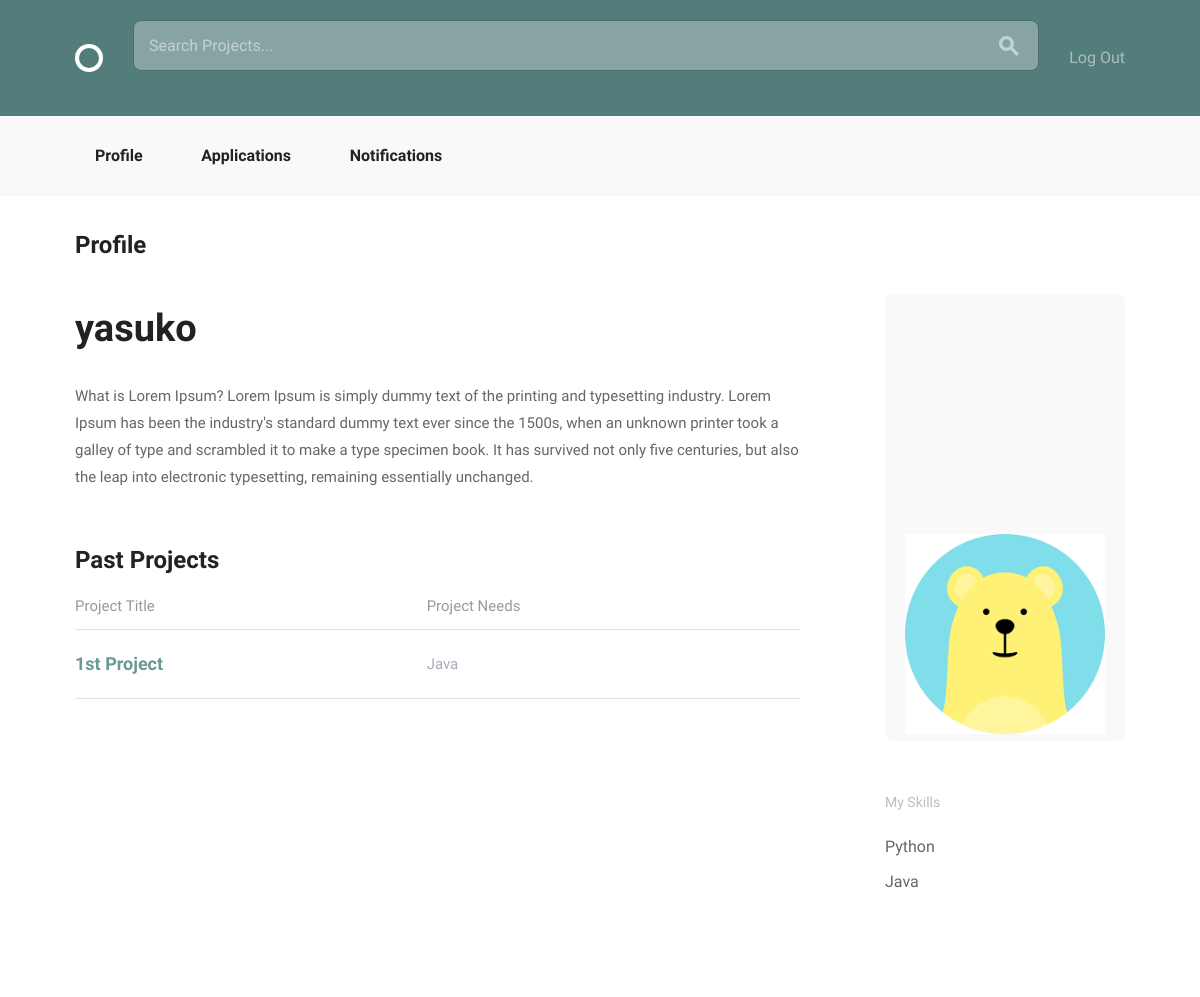
The app's page /accounts/profile/3/ (signed in) with its own data.
### accounts/models.py (models this page shows, shortened)
class User(AbstractBaseUser, PermissionsMixin):
    email = models.EmailField(unique=True)
    username = models.CharField(max_length=40, unique=True)
    bio = models.TextField(max_length=500, blank=True, default="")
    image = models.ImageField(upload_to="profile_image/", blank=True)
    date_joined = models.DateTimeField(default=timezone.now)
    is_active = models.BooleanField(default=True)
    is_staff = models.BooleanField(default=False)
    objects = UserManager()
    USERNAME_FIELD = "email"
    REQUIRED_FIELDS = ["username"]

class Skill(models.Model):
    user = models.ForeignKey(settings.AUTH_USER_MODEL, null=True)
    name = models.CharField(max_length=20, choices=SKILLES_CHOICES)
    def __str__(self):
        return self.name

### projects/models.py (models this page shows, shortened)
class Position(models.Model):
    ANDROID = "Android"
    DESIGN = "Design"
    JAVA = "Java"
    PHP = "PHP"
    PYTHON = "Python"
    RAILS = "Rails"
    WORDPRESS = "Wordpress"
    iOS = "iOS"
    SKILLES_CHOICES = (
        (ANDROID, "Android Developer"),
        (DESIGN, "Designer"),
        (JAVA, "Java Developer"),
        (PHP, "PHP Developer"),
        (PYTHON, "Python Developer"),
        (RAILS, "Rails Developer"),
        (WORDPRESS, "Wordpress Developer"),
        (iOS, "iOS Developer")
    )
    project = models.ForeignKey(
        Project,
        null=True,
        related_name="positions",
        on_delete=models.CASCADE)
    title = models.CharField(max_length=100)
    description = models.CharField(max_length=500)
    skill = models.CharField(max_length=20, choices=SKILLES_CHOICES, default="")
    applicants = models.ManyToManyField(
        settings.AUTH_USER_MODEL,
        through="Application")
    position_filled = models.BooleanField(default=False)

class Project(models.Model):
    user = models.ForeignKey(settings.AUTH_USER_MODEL, null=True)
    title = models.CharField(max_length=100)
    description = models.TextField(max_length=500)
    estimated_time = models.IntegerField()
    requirements = models.CharField(max_length=100)

### accounts/views.py (the view)
@login_required
def profile_detail(request, pk):
    profile = get_object_or_404(models.User, pk=pk)
    skills = models.Skill.objects.filter(user_id=pk)
    positions = Position.objects.filter(project__user_id=pk)
    return render(request, 'accounts/profile_detail.html', {
            'profile': profile, 'skills': skills, 'positions': positions})

### accounts/templates/accounts/profile_detail.html (shortened to what this page needs)
{% extends "layout.html" %}
{% load static from staticfiles %}
{% block body_content %}
<div class="bounds circle--page">
    <div class="circle--page--header circle--fluid">
        <div class="circle--fluid--cell circle--fluid--primary">
            <h2>Profile</h2>
        </div>
    </div>
    <div class="grid-70">
        <div class="circle--article--body">
              <h1>{{ profile.username }}</h1>
              {{ profile.bio }}
        </div>
        <h2>Past Projects</h2>
        <table class="u-full-width circle--table">
            <thead>
                <tr>
                    <th>Project Title</th>
                    <th class="circle--cell--right">Project Needs</th>
                </tr>
            </thead>
            <tbody>
                {% for position in positions %}
                    <tr class="clickable-row" data-href="{% url 'projects:project_detail' pk=position.project.pk %}">
                        <td>
                            <h3>{{ position.project.title }}</h3>
                        </td>
                        <td class="circle--cell--right">
                            <span class="secondary-label">{{ position.skill }}</sapn>
                        </td>
                    </tr>
                {% endfor %}
            </tbody>
        </table>
    </div>
    <div class="grid-25 grid-push-5">
        <div class="circle--secondary--module">
            <div class="circle--primary--avatar">
                {% if profile.image %}
                    <img src="{{ profile.image.url }}" height=200 width=200 alt="profile image"/>
                {% endif %}
            </div>
        </div>
        <div class="circle--secondary--module">
            <h4>My Skills</h4>
            <ul class="unloaded">
                {% for skill in skills %}
                <li>{{ skill }}</li>
                {% endfor %}
            </ul>
        </div>
    </div>
</div>
{% endblock %}

### assets/css/global.css (style rules this page uses)
html { font-family: sans-serif; -ms-text-size-adjust: 100%; -webkit-text-size-adjust: 100%; }
body { margin: 0; }
h1 { font-size: 2em; margin: 0.67em 0; }
img { border: 0; }
table { border-collapse: collapse; border-spacing: 0; }
td, th { padding: 0; }
html { font-size: 62.5%; }
body { font-size: 1.5em; line-height: 1.6; font-weight: 400; font-family: "Cousine"; color: #666; }
.bounds { max-width: 1080px; margin: 0 auto; }
.grid, .grid-5, .grid-10, .grid-15, .grid-20, .grid-25, .grid-30, .grid-33, .grid-35, .grid-40, .grid-45, .grid-50, .grid-55, .grid-60, .grid-65, .grid-66, .grid-70, .grid-75, .grid-80, .grid-90, .grid-95, .grid-100 { float: left; box-sizing: border-box; position: relative; }
.grid-push-5 { left: 5%; }
.grid-25 { width: 25%; padding: 0 15px; }
.grid-70 { width: 70%; padding: 0 15px; }
h1, h2, h3, h4, h5, h6 { margin-top: 0; margin-bottom: 2rem; font-weight: bold; font-family: "Work Sans", sans-serif; color: #222; }
h1 { font-size: 3.8rem; }
h2 { font-size: 2.4rem; }
h3 { font-size: 1.8rem; }
h4 { font-size: 1.6rem; }
@media (min-width: 550px) { h1 { font-size: 3.8rem; } }
@media (min-width: 550px) { h2 { font-size: 2.4rem; } }
@media (min-width: 550px) { h3 { font-size: 1.8rem; } }
@media (min-width: 550px) { h4 { font-size: 1.6rem; } }
ul { list-style: circle inside; }
ul { padding-left: 0; margin-top: 0; }
li { margin-bottom: 1rem; font-size: 1.6rem; }
th, td { padding: 15px; text-align: left; border-bottom: 1px solid #e1e1e1; }
th:first-child, td:first-child { padding-left: 0; }
th:last-child, td:last-child { padding-right: 0; }
th { color: #999; font-weight: normal; }
pre, blockquote, dl, figure, table, p, ul, ol, form { margin-bottom: 2.5rem; }
.unloaded { list-style: none; }
.secondary-label { color: #b1a5c4; }
.circle--page--header { margin-bottom: 30px; }
.circle--page--header h1, .circle--page--header h2, .circle--page--header h3, .circle--page--header h4, .circle--page--header h5, .circle--page--header h6 { margin: 0; }
.circle--table { width: 100%; }
.circle--table h1, .circle--table h2, .circle--table h3, .circle--table h4, .circle--table h5, .circle--table h6 { margin: 0; }
.circle--table th, .circle--table td { line-height: 1; }
.circle--table th { padding: 0 0 15px 0; }
.circle--table td { padding: 25px 0; }
.clickable-row td { cursor: pointer; color: #a5c4c2; }
.clickable-row h3 { color: #689b98; }
.circle--fluid { display: table; width: 100%; }
.circle--fluid--cell { display: table-cell; padding: 0 15px; vertical-align: middle; box-sizing: border-box; }
.circle--fluid--primary { width: 100%; }
.circle--secondary--module { margin-bottom: 50px; }
.circle--secondary--module:before, .circle--secondary--module:after { content: " "; display: table; }
.circle--secondary--module:after { clear: both; }
.circle--secondary--module > h1, .circle--secondary--module > h2, .circle--secondary--module > h3, .circle--secondary--module > h4, .circle--secondary--module > h5, .circle--secondary--module > h6 { font-family: "Cousine"; color: rgba(34, 34, 34, 0.3); font-size: 1.4rem; font-weight: normal; }
.circle--page { margin-bottom: 100px; }
.circle--page:before, .circle--page:after { content: " "; display: table; }
.circle--page:after { clear: both; }
.circle--article--body { line-height: 1.8; margin-bottom: 50px; }
.circle--primary--avatar { width: 100%; border-radius: 8px; background: #f9f9f9; overflow: hidden; text-align: center; box-sizing: border-box; position: relative; position: relative; }
.circle--primary--avatar:before { display: block; content: ""; width: 100%; padding-top: 100%; }

### records on screen
User: username "yasuko", bio "What is Lorem Ipsum? Lorem Ipsum is simply dummy text of the printing and typesetting industry. Lorem Ipsum has been the industry's standard dummy text ever since the 1500s, when an unknown printer took a galley of type and scrambled it to make a type specimen book. It has survived not only five centuries, but also the leap into electronic typesetting, remaining essentially unchanged.", image (picture)
Position: project "1st Project", skill "Java"
Skill: name "Python"
Skill: name "Java"
